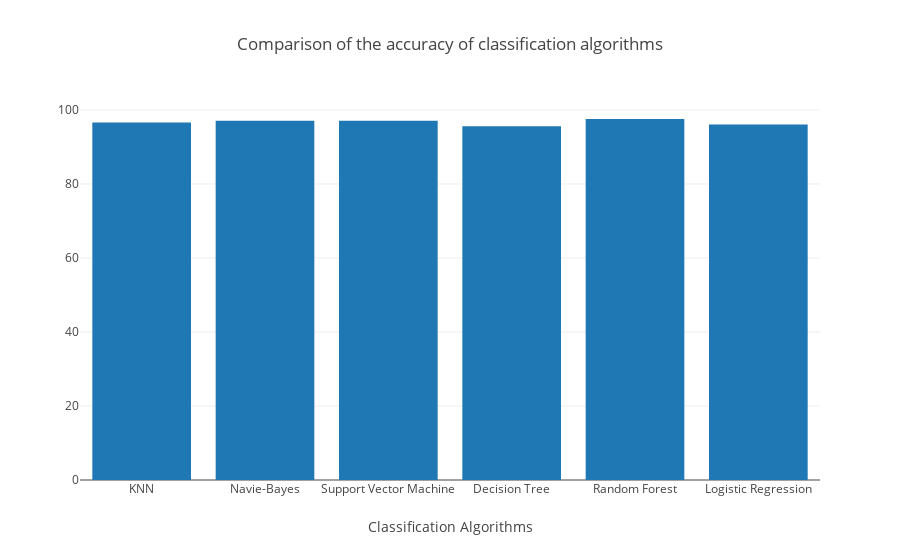

Notebook source saved alongside this figure:
### Code cell
data = [trace1];
layout = {
  'xaxis': {'title': 'Classification Algorithms'},
  'title': 'Comparison of the accuracy of classification algorithms'
};
fig = go.Figure(data = data, layout = layout)
iplot(fig)

### Figure 1 — Plotly figure (JSON) as saved in the notebook; plotly's stock layout.template omitted (floating-point values rounded to 4 significant figures)
{"data": [{"name": "score", "type": "bar", "uid": "6d5a7a5c-3056-471d-9ba0-69312ee34ecf", "x": ["KNN", "Navie-Bayes", "Support Vector Machine", "Decision Tree", "Random Forest", "Logistic Regression"], "y": [96.59, 97.07, 97.07, 95.61, 97.56, 96.1]}], "layout": {"title": "Comparison of the accuracy of classification algorithms", "xaxis": {"title": "Classification Algorithms"}}}
